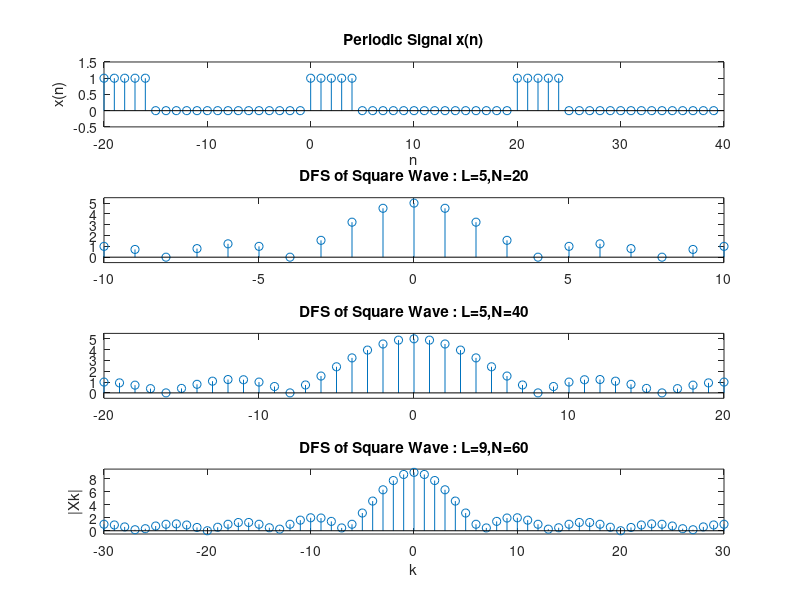

Here is the MATLAB script that generated this plot:
clc;
clear all;
close all;
L=5;
N=20;
xn=[ones(1,L),zeros(1,N-L)];
kp=-20:39;
xnp=[xn,xn,xn];
n=0:N-1;k=0:N-1;
WN=exp(-j*2*pi/N);
nk=n'*k;
WNnk=WN.^nk;
Xk=xn*WNnk;
magXk=abs([Xk(N/2+1:N) Xk(1:N/2+1)]);
k1=[-N/2:N/2];
figure;
subplot(4,1,1);
stem(kp,xnp);
axis([-20,40,-0.5,1.5]);
xlabel('n');
ylabel('x(n)');
title('Periodic Signal x(n)');
subplot(4,1,2);
stem(k1,magXk); 
axis([-N/2,N/2,-0.5,5.5]);
title('DFS of Square Wave : L=5,N=20');
clear L N;
L=5;
N=40;
xn=[ones(1,L),zeros(1,N-L)];
kp=-20:39;
xnp=[xn,xn,xn];
n=0:N-1;k=0:N-1;
WN=exp(-j*2*pi/N);
nk=n'*k;
WNnk=WN.^nk;
Xk=xn*WNnk;
magXk=abs([Xk(N/2+1:N) Xk(1:N/2+1)]);
k1=[-N/2:N/2];
subplot(4,1,3);
stem(k1,magXk); 
axis([-N/2,N/2,-0.5,5.5]);
title('DFS of Square Wave : L=5,N=40');
clear L N;
L=9;
N=60;
xn=[ones(1,L),zeros(1,N-L)];
kp=-20:39;
xnp=[xn,xn,xn];
n=0:N-1;k=0:N-1;
WN=exp(-j*2*pi/N);
nk=n'*k;
WNnk=WN.^nk;
Xk=xn*WNnk;
magXk=abs([Xk(N/2+1:N) Xk(1:N/2+1)]);
k1=[-N/2:N/2];
subplot(4,1,4);
stem(k1,magXk); 
axis([-N/2,N/2,-0.5,9.5]);
xlabel('k'); ylabel('|Xk|');
title('DFS of Square Wave : L=9,N=60');  
